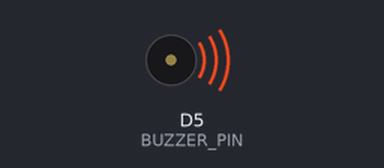
This program was run on a simulated ESP8266 (Wemos D1 mini). Shown: buzzer (waves = sounding). WiFi joins after 1.5 s; servers stay silent unless stated; what the program prints to the serial monitor is not drawn.

Above: at 0.1 s.
At 2.4 s:
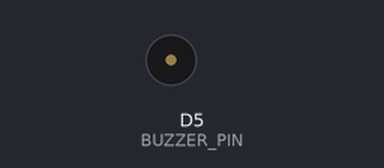
Timing chart, 0 to 3.9 s (numbered marks = the images above):
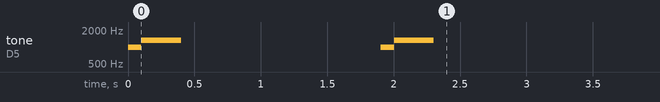

The program:

main.cpp
```cpp
#include <Arduino.h>
#include "ArduinoJson.h"
#include <string>
#include "Music.cpp"
#include <ESP8266WiFi.h>
#include <ESP8266HTTPClient.h>
#include <WiFiClient.h>
// Network SSID
const char *ssid = "K-LAN";
const char *password = "";

void setup()
{
  Serial.begin(9600);
  Serial.println("Serial.begin");
  Music::playCoin();
  WiFi.hostname("Name");
  WiFi.begin(ssid, password);
  while (WiFi.status() != WL_CONNECTED)
  {
    delay(500);
    Serial.print(".");
  }
  Serial.println();

  Serial.print("Connected, IP address: ");
  Serial.println(WiFi.localIP());
  Music::playCoin();
}

int count = 0;

void loop()
{
  if (WiFi.isConnected())
  {

    std::unique_ptr<BearSSL::WiFiClientSecure> client(new BearSSL::WiFiClientSecure);

    client->setInsecure();

    HTTPClient https;

    Serial.print("[HTTPS] begin...\n");
    if (https.begin(*client, "https://date.nager.at/api/v2/PublicHolidays/2017/AT"))
    {
      int httpCode = https.GET();

      if (httpCode == HTTP_CODE_OK || httpCode == HTTP_CODE_MOVED_PERMANENTLY)
      {
        const size_t capacity = JSON_ARRAY_SIZE(13) + 13 * JSON_OBJECT_SIZE(9) + 670;
        DynamicJsonDocument doc(capacity);

        DeserializationError error = deserializeJson(doc, https.getString());
        if (error)
        {
          Serial.println("deserializeJson() failed: ");
          Serial.println(error.c_str());
        }
        //https://arduinojson.org/v6/assistant/
        JsonObject root_0 = doc[0];
        const char *root_0_date = root_0["date"];               // "2017-01-01"
        const char *root_0_localName = root_0["localName"];     // "Neujahr"
        const char *root_0_name = root_0["name"];               // "New Year's Day"
        const char *root_0_countryCode = root_0["countryCode"]; // "AT"
        bool root_0_fixed = root_0["fixed"];                    // true
        bool root_0_global = root_0["global"];                  // true
        int root_0_launchYear = root_0["launchYear"];           // 1967
        const char *root_0_type = root_0["type"];               // "Public"
        Serial.println(root_0_type);

        //Serial.println(payload);
      }

      https.end();
    }
    else
    {
      Serial.printf("[HTTPS] Unable to connect\n");
    }
  }

  Serial.println("Wait 10s before next round...");
  delay(10000);
}
```

Music.cpp
```cpp
#include <Arduino.h>

class Music
{
public:
    static const int BUZZER_PIN = D5;
    static void playCoin()
    {
        playSong({{988, 100}, {1319, 300}});
    }
    static void playAxelF()
    {
        playSong({{349, 508}, {415, 381}, {349, 254}, {349, 127}, {466, 254}, {349, 254}, {311, 254}, {349, 508}, {523, 381}, {349, 254}, {349, 127}, {554, 254}, {523, 254}, {415, 254}, {349, 254}, {523, 254}, {698, 254}, {349, 127}, {311, 254}, {311, 127}, {262, 254}, {392, 254}, {349, 1270}, {0, 1016}});
    }
    static void play1UP()
    {
        playSong({{659, 125}, {784, 125}, {1319, 125}, {1047, 125}, {1175, 125}, {1568, 125}, {0, 250}});
    }
    static void playHall()
    {
        playSong({{247, 250}, {277, 250}, {294, 250}, {330, 250}, {370, 250}, {294, 250}, {370, 500}, {349, 250}, {277, 250}, {349, 500}, {330, 250}, {262, 250}, {330, 500}, {247, 250}, {277, 250}, {294, 250}, {330, 250}, {370, 250}, {294, 250}, {370, 250}, {494, 250}, {440, 250}, {370, 250}, {294, 250}, {370, 250}, {440, 1000}});
    }
    static void playFanfare()
    {
        playSong({{0, 75}, {0, 25}, {262, 106}, {330, 93}, {392, 100}, {523, 100}, {659, 100}, {784, 300}, {659, 300}, {0, 75}, {0, 25}, {262, 106}, {311, 93}, {392, 100}, {523, 100}, {622, 100}, {831, 300}, {622, 300}, {0, 75}, {0, 25}, {294, 106}, {349, 93}, {466, 100}, {587, 100}, {698, 100}, {932, 300}, {932, 100}, {932, 100}, {932, 100}, {1047, 600}});
    }
    static void playFuneral()
    {
        playSong({{466, 500}, {466, 375}, {466, 125}, {466, 500}, {554, 375}, {523, 125}, {523, 375}, {466, 125}, {466, 375}, {466, 125}, {466, 1000}});
    }
    static void playZombieNation()
    {
        playSong({{123, 214}, {494, 214}, {587, 214}, {659, 214}, {740, 214}, {247, 214}, {123, 214}, {247, 214}, {123, 214}, {494, 214}, {587, 214}, {659, 214}, {740, 214}, {784, 214}, {740, 214}, {587, 214}, {659, 214}, {330, 214}, {165, 214}, {330, 214}, {587, 214}, {370, 214}, {740, 214}, {494, 214}, {123, 214}, {247, 214}, {123, 214}, {247, 214}, {123, 214}, {247, 214}, {123, 214}, {247, 214}, {123, 214}, {494, 214}, {587, 214}, {659, 214}, {740, 214}, {247, 214}, {123, 214}, {247, 214}, {123, 214}, {494, 214}, {587, 214}, {659, 214}, {740, 214}, {784, 214}, {740, 214}, {587, 214}, {659, 214}, {330, 214}, {165, 214}, {330, 214}, {587, 214}, {370, 214}, {740, 214}, {494, 214}, {123, 214}, {247, 214}, {123, 214}, {247, 214}, {123, 214}, {247, 214}, {123, 214}, {247, 214}});
    }
    static void playIndie()
    {
        playSong({{330, 346}, {349, 115}, {392, 230}, {523, 1038}, {0, 115}, {294, 346}, {330, 115}, {349, 1384}, {392, 346}, {440, 115}, {494, 230}, {698, 1038}, {0, 115}, {440, 346}, {494, 115}, {523, 461}, {587, 461}, {659, 461}, {330, 346}, {349, 115}, {392, 230}, {523, 1038}, {0, 115}, {587, 346}, {659, 115}, {698, 1384}, {392, 346}, {392, 115}, {659, 461}, {587, 346}, {392, 115}, {659, 461}, {587, 346}, {392, 115}, {659, 461}, {587, 346}, {392, 115}, {659, 230}, {587, 230}, {330, 346}, {349, 115}, {392, 230}, {523, 1038}, {0, 115}, {294, 346}, {330, 115}, {349, 1384}, {392, 346}, {440, 115}, {494, 230}, {698, 1038}, {0, 115}, {440, 346}, {494, 115}, {523, 461}, {587, 461}, {659, 461}});
    }
    static void playKillingMeSoftly()
    {
        playSong({{784, 250}, {784, 250}, {784, 250}, {784, 500}, {659, 250}, {494, 250}, {587, 500}, {523, 1250}, {0, 500}, {740, 250}, {740, 250}, {740, 250}, {740, 500}, {587, 250}, {440, 250}, {494, 1250}, {0, 1000}, {494, 250}, {494, 250}, {494, 250}, {494, 500}, {659, 250}, {784, 250}, {740, 500}, {659, 750}, {880, 250}, {880, 250}, {880, 250}, {784, 500}, {740, 1000}, {0, 250}, {587, 250}, {740, 500}, {659, 750}, {659, 250}, {659, 250}, {784, 250}, {659, 500}, {587, 1000}, {0, 250}, {392, 250}, {587, 500}, {523, 750}, {523, 250}, {523, 250}, {494, 500}, {0, 250}, {494, 500}, {440, 1125}, {0, 125}, {0, 1000}, {440, 250}, {440, 500}, {494, 2250}});
    }
    static void playCoffinDancers()
    {
        playSong({{185, 483}, {185, 241}, {277, 241}, {247, 483}, {220, 483}, {208, 483}, {208, 241}, {220, 241}, {247, 483}, {220, 241}, {208, 241}, {185, 483}, {185, 241}, {440, 241}, {415, 241}, {440, 241}, {415, 241}, {440, 241}, {185, 483}, {185, 241}, {440, 241}, {415, 241}, {440, 241}, {415, 241}, {440, 241}, {185, 483}, {185, 241}, {277, 241}, {247, 483}, {220, 483}, {208, 483}, {208, 241}, {220, 241}, {247, 483}, {220, 241}, {208, 241}, {185, 483}, {185, 241}, {440, 241}, {415, 241}, {440, 241}, {415, 241}, {440, 241}, {185, 483}, {185, 241}, {440, 241}, {415, 241}, {440, 241}, {415, 241}, {440, 241}, {220, 241}, {220, 241}, {220, 241}, {220, 241}, {277, 241}, {277, 241}, {277, 241}, {277, 241}, {247, 241}, {247, 241}, {247, 241}, {247, 241}, {330, 241}, {330, 241}, {330, 241}, {330, 241}, {370, 241}, {370, 241}, {370, 241}, {370, 241}, {370, 241}, {370, 241}, {370, 241}, {370, 241}, {370, 241}, {370, 241}, {370, 241}, {370, 241}, {247, 241}, {220, 241}, {208, 241}, {165, 241}});
    }
    static void playGBU()
    {
        playSong({{440, 125}, {587, 125}, {440, 125}, {587, 125}, {440, 1000}, {349, 500}, {392, 500}, {294, 1500}, {440, 125}, {587, 125}, {440, 125}, {587, 125}, {440, 1000}, {349, 500}, {392, 500}, {523, 1500}, {440, 125}, {587, 125}, {440, 125}, {587, 125}, {440, 1000}, {349, 500}, {330, 250}, {294, 250}, {262, 1500}, {440, 125}, {587, 125}, {440, 125}, {587, 125}, {440, 1000}, {392, 500}, {294, 3000}, {0, 1000}});
    }
    static void playImperial()
    {
        playSong({{440, 500}, {440, 500}, {440, 500}, {349, 375}, {523, 125}, {440, 500}, {349, 375}, {523, 125}, {440, 1000}, {659, 500}, {659, 500}, {659, 500}, {698, 375}, {523, 125}, {415, 500}, {349, 375}, {523, 125}, {440, 500}, {0, 500}, {880, 500}, {440, 375}, {440, 125}, {880, 500}, {831, 375}, {784, 125}, {740, 125}, {698, 125}, {740, 250}, {0, 250}, {466, 250}, {622, 500}, {587, 375}, {554, 125}, {523, 125}, {494, 125}, {523, 250}, {0, 250}, {349, 250}, {415, 500}, {349, 333}, {0, 83}, {415, 83}, {523, 500}, {440, 375}, {523, 125}, {659, 1000}, {880, 500}, {440, 375}, {440, 125}, {880, 500}, {831, 375}, {784, 125}, {740, 125}, {698, 125}, {740, 250}, {0, 250}, {466, 250}, {622, 500}, {587, 375}, {554, 125}, {523, 125}, {494, 125}, {523, 250}, {0, 250}, {349, 250}, {415, 500}, {349, 291}, {0, 41}, {0, 83}, {523, 83}, {440, 500}, {349, 291}, {0, 41}, {0, 83}, {523, 83}, {440, 1000}});
    }
    static void playInspector()
    {
        playSong({{220, 187}, {247, 93}, {262, 186}, {294, 93}, {330, 280}, {262, 281}, {311, 281}, {247, 280}, {294, 280}, {262, 281}, {220, 187}, {247, 93}, {262, 186}, {294, 93}, {330, 280}, {440, 281}, {415, 1125}, {220, 187}, {247, 93}, {262, 186}, {294, 93}, {330, 280}, {262, 281}, {311, 281}, {247, 280}, {294, 280}, {262, 281}, {440, 187}, {415, 93}, {392, 186}, {370, 93}, {349, 749}, {330, 280}, {440, 562}, {220, 186}, {247, 93}, {262, 187}, {294, 93}, {330, 281}, {262, 281}, {311, 280}, {247, 280}, {294, 281}, {262, 281}, {220, 186}, {247, 93}, {262, 187}, {294, 93}, {330, 281}, {440, 281}, {415, 1123}, {220, 186}, {247, 93}, {262, 187}, {294, 93}, {330, 281}, {262, 281}, {311, 280}, {247, 280}, {294, 281}, {262, 281}, {440, 186}, {415, 93}, {392, 187}, {370, 93}, {349, 749}, {330, 281}, {440, 843}});
    }
    static void playEvangelion()
    {
        playSong({{262, 476}, {311, 476}, {349, 357}, {311, 357}, {349, 238}, {349, 238}, {349, 238}, {466, 238}, {415, 238}, {392, 119}, {349, 238}, {392, 595}, {392, 476}, {466, 476}, {523, 357}, {349, 357}, {311, 238}, {466, 238}, {466, 238}, {392, 238}, {466, 238}, {466, 357}, {523, 595}, {0, 476}, {622, 238}, {466, 119}, {466, 595}, {0, 238}, {622, 238}, {622, 357}, {698, 357}, {466, 238}, {466, 476}, {0, 238}, {466, 238}, {784, 357}, {831, 357}, {784, 238}, {698, 357}, {622, 357}, {698, 238}, {784, 357}, {831, 357}, {784, 238}, {523, 476}, {0, 238}, {523, 119}, {587, 119}, {622, 357}, {622, 357}, {587, 238}, {587, 476}, {0, 238}, {622, 119}, {698, 119}, {831, 357}, {784, 357}, {698, 238}, {622, 476}, {0, 238}, {784, 238}, {784, 357}, {698, 357}, {659, 238}, {698, 476}, {523, 476}, {523, 952}, {587, 952}});
    }

private:
    static void playSong(std::vector<std::vector<int>> song)
    {
        for (unsigned int note = 0; note < song.size(); note++)
        {
            int noteDuration = song[note][1];
            tone(BUZZER_PIN, song[note][0], noteDuration);
            delay(noteDuration);
            noTone(BUZZER_PIN);
        }
    }
};
```
